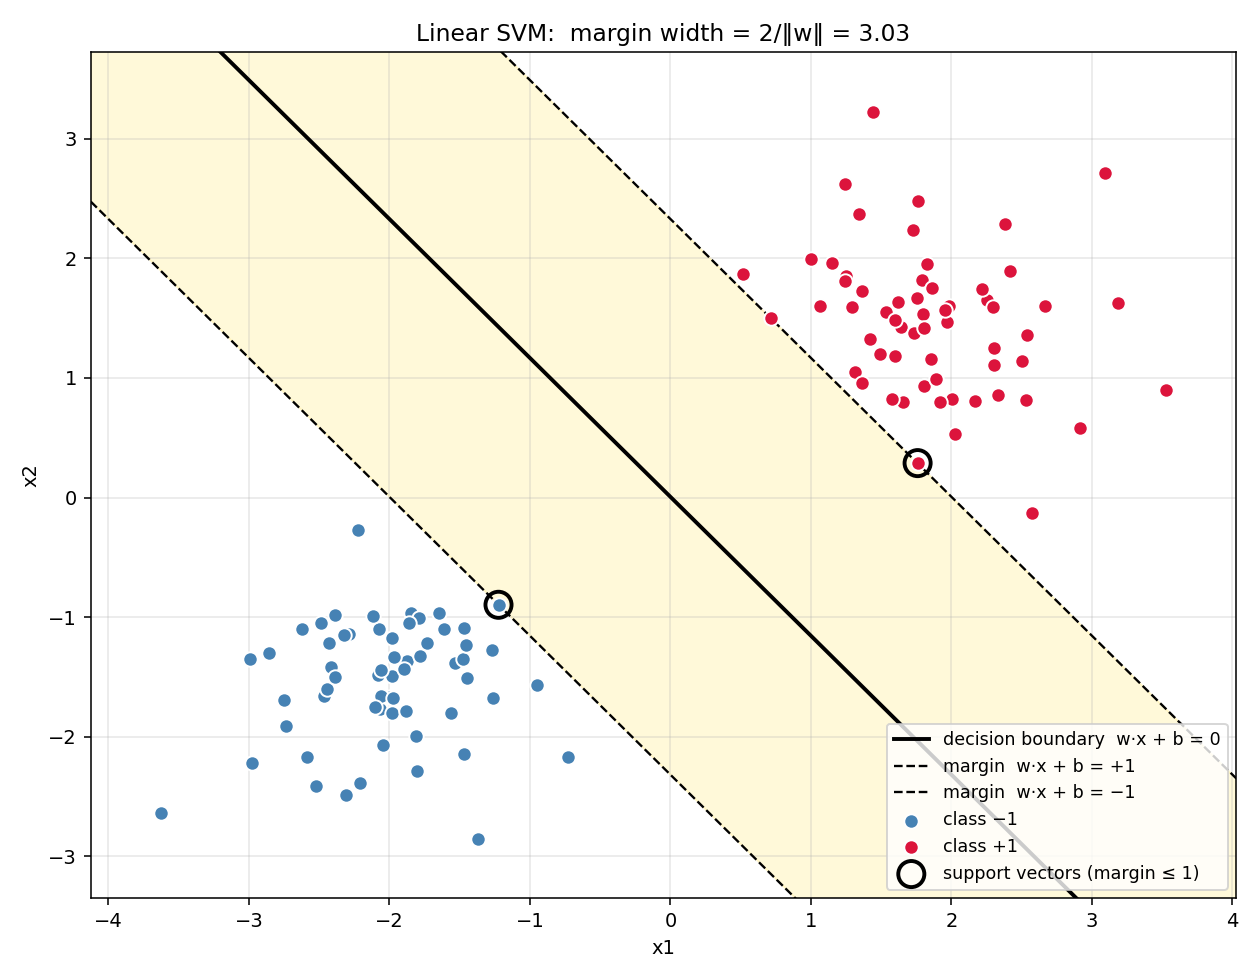

The script that saved this image:
"""Linear SVM on linearly separable data: hyperplane, both ±1 margin lines,
and support vectors highlighted.

Output: diagram_margin.png
"""

import numpy as np
import matplotlib.pyplot as plt

from from_scratch import LinearSVM, make_blobs


def main():
    X, y = make_blobs(n=120, seed=1)
    svm = LinearSVM(lam=0.02, lr=0.05, n_iter=4000).fit(X, y)

    w, b = svm.w_, svm.b_

    pad = 0.5
    xx = np.array([X[:, 0].min() - pad, X[:, 0].max() + pad])
    # decision boundary: w[0]*x + w[1]*y + b = 0
    yy_boundary = -(w[0] * xx + b) / w[1]
    yy_pos = -(w[0] * xx + b - 1) / w[1]
    yy_neg = -(w[0] * xx + b + 1) / w[1]

    fig, ax = plt.subplots(figsize=(9, 7))
    ax.plot(xx, yy_boundary, "k-", lw=2, label="decision boundary  w·x + b = 0")
    ax.plot(xx, yy_pos, "k--", lw=1.2, label="margin  w·x + b = +1")
    ax.plot(xx, yy_neg, "k--", lw=1.2, label="margin  w·x + b = −1")
    ax.fill_between(xx, yy_neg, yy_pos, color="gold", alpha=0.15)

    ax.scatter(X[y == -1, 0], X[y == -1, 1], c="steelblue", edgecolors="white",
               s=55, label="class −1", zorder=3)
    ax.scatter(X[y == 1, 0], X[y == 1, 1], c="crimson", edgecolors="white",
               s=55, label="class +1", zorder=3)

    sv = svm.support_idx_
    ax.scatter(X[sv, 0], X[sv, 1], facecolors="none", edgecolors="black",
               s=180, lw=2, label="support vectors (margin ≤ 1)", zorder=4)

    margin_width = 2.0 / np.linalg.norm(w)
    ax.set_title(f"Linear SVM:  margin width = 2/‖w‖ = {margin_width:.2f}")
    ax.set_xlabel("x1")
    ax.set_ylabel("x2")
    ax.legend(loc="lower right", fontsize=9)
    ax.set_xlim(xx[0], xx[1])
    ax.set_ylim(X[:, 1].min() - pad, X[:, 1].max() + pad)
    ax.grid(alpha=0.3)

    fig.tight_layout()
    fig.savefig("diagram_margin.png", dpi=140)
    print("wrote diagram_margin.png")


if __name__ == "__main__":
    main()
